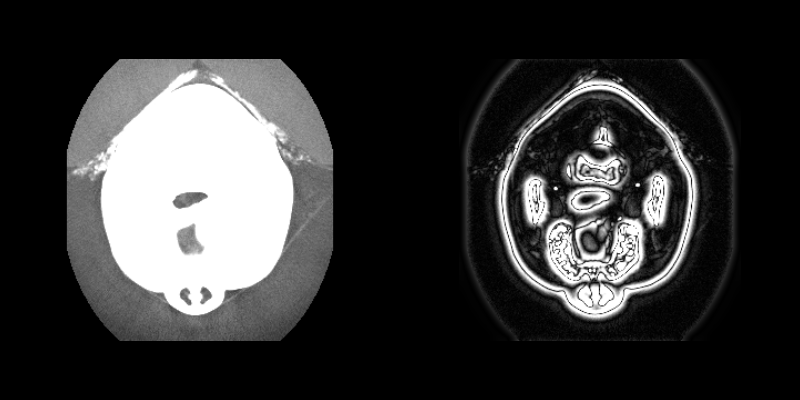

The Python source for this figure:
#!/usr/bin/env python

# Apply a Butterworth high-pass filter in the frequency domain to
# enhance edges in a medical volume slice and display original vs
# filtered side by side.

import os
from pathlib import Path

# Factory overrides: importing these modules registers the OpenGL rendering
# and interaction style implementations for vtkRenderingCore factory classes.
import vtkmodules.vtkInteractionStyle  # noqa: F401
import vtkmodules.vtkRenderingOpenGL2  # noqa: F401
# VTK pipeline classes used in this example
from vtkmodules.vtkIOImage import vtkMetaImageReader
from vtkmodules.vtkImagingCore import vtkImageCast
from vtkmodules.vtkImagingFourier import (
    vtkImageButterworthHighPass,
    vtkImageFFT,
    vtkImageRFFT,
)
from vtkmodules.vtkImagingMath import vtkImageMagnitude
from vtkmodules.vtkInteractionStyle import vtkInteractorStyleImage
from vtkmodules.vtkRenderingCore import (
    vtkImageActor,
    vtkRenderWindow,
    vtkRenderWindowInteractor,
    vtkRenderer,
)

# Colors (normalized RGB)
black_rgb = (0.0, 0.0, 0.0)

# Data directory: defaults to the folder containing this script
data_dir = Path(os.environ.get("VPE_DATA_DIR", Path(__file__).parent))

# Reader: load the 3D medical volume
reader = vtkMetaImageReader()
reader.SetFileName(str(data_dir / "FullHead.mhd"))
reader.Update()

# Choose the middle axial slice
extent = reader.GetOutput().GetExtent()
mid_z = (extent[4] + extent[5]) // 2

# FFT: transform the image to the frequency domain
fft = vtkImageFFT()
fft.SetInputConnection(reader.GetOutputPort())
fft.SetDimensionality(2)

# ButterworthHighPass: attenuate low frequencies, pass high frequencies
high_pass = vtkImageButterworthHighPass()
high_pass.SetInputConnection(fft.GetOutputPort())
high_pass.SetXCutOff(0.05)
high_pass.SetYCutOff(0.05)
high_pass.SetOrder(2)

# RFFT: transform back to the spatial domain
rfft = vtkImageRFFT()
rfft.SetInputConnection(high_pass.GetOutputPort())
rfft.SetDimensionality(2)

# Magnitude: extract real magnitude from complex output
magnitude = vtkImageMagnitude()
magnitude.SetInputConnection(rfft.GetOutputPort())

# Cast filtered to unsigned char for display
cast_filtered = vtkImageCast()
cast_filtered.SetInputConnection(magnitude.GetOutputPort())
cast_filtered.SetOutputScalarTypeToUnsignedChar()
cast_filtered.ClampOverflowOn()

# Cast original to unsigned char for display
cast_original = vtkImageCast()
cast_original.SetInputConnection(reader.GetOutputPort())
cast_original.SetOutputScalarTypeToUnsignedChar()
cast_original.ClampOverflowOn()

# Actor 1: original slice (left viewport)
actor_original = vtkImageActor()
actor_original.GetMapper().SetInputConnection(cast_original.GetOutputPort())
actor_original.SetDisplayExtent(extent[0], extent[1], extent[2], extent[3], mid_z, mid_z)

# Actor 2: high-pass filtered slice (right viewport)
actor_filtered = vtkImageActor()
actor_filtered.GetMapper().SetInputConnection(cast_filtered.GetOutputPort())
actor_filtered.SetDisplayExtent(extent[0], extent[1], extent[2], extent[3], mid_z, mid_z)

# Renderer 1: left viewport — original
renderer_left = vtkRenderer()
renderer_left.SetViewport(0.0, 0.0, 0.5, 1.0)
renderer_left.AddActor(actor_original)
renderer_left.SetBackground(black_rgb)

# Renderer 2: right viewport — high-pass filtered
renderer_right = vtkRenderer()
renderer_right.SetViewport(0.5, 0.0, 1.0, 1.0)
renderer_right.AddActor(actor_filtered)
renderer_right.SetBackground(black_rgb)
renderer_right.SetActiveCamera(renderer_left.GetActiveCamera())

# Window: display the rendered scene
render_window = vtkRenderWindow()
render_window.AddRenderer(renderer_left)
render_window.AddRenderer(renderer_right)
render_window.SetWindowName("butterworth high pass")
render_window.SetMultiSamples(0)
render_window.SetSize(800, 400)

# Interactor: handle mouse and keyboard events with 2D image style
render_window_interactor = vtkRenderWindowInteractor()
interactor_style_image = vtkInteractorStyleImage()
render_window_interactor.SetInteractorStyle(interactor_style_image)
render_window_interactor.SetRenderWindow(render_window)

# Scene: configure parallel projection for 2D image viewing
renderer_left.ResetCamera()
renderer_left.GetActiveCamera().ParallelProjectionOn()

render_window_interactor.Initialize()
render_window_interactor.Start()
